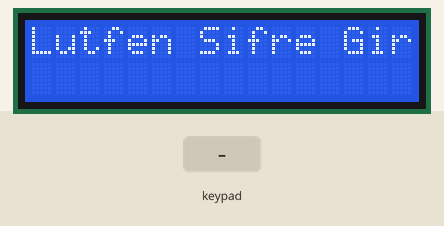
Bench run of a sketch on a simulated Arduino Uno, built with avr-gcc and run on an emulated ATmega328P. Shown: 16×2 character LCD. The inputs (shaded band) are chosen by the test bench.

Above: at 1.2 s.
1.3 s: keypad keys 5 4 3 2 # pressed 0.4 s apart
At 4.3 s:
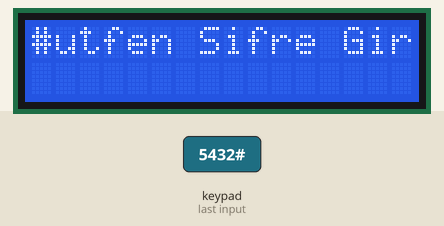
4.8 s: key 'A' pressed
At 5.8 s:
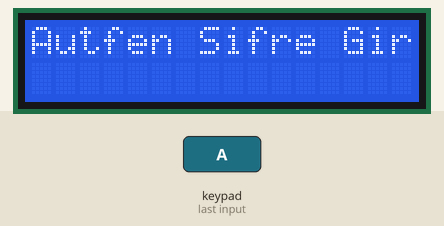
6.3 s: key 'B' pressed
At 7.0 s:
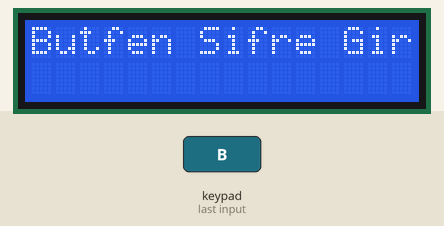
7.8 s: keypad keys 5 4 3 2 * pressed 0.4 s apart
At 10.6 s:
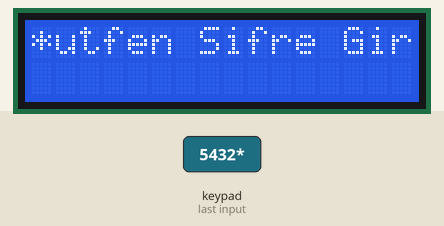
11.3 s: key 'C' pressed
At 11.8 s:
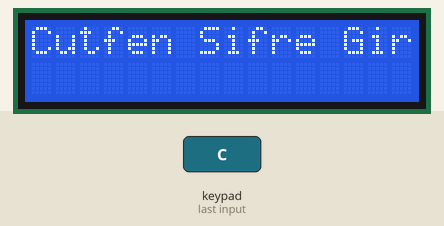
12.8 s: keypad keys 5 4 3 2 D pressed 0.4 s apart
At 13.0 s:
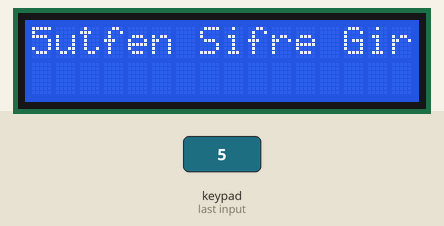
Timing chart, 0 to 15.8 s (numbered marks = the images above; inputs shaded):
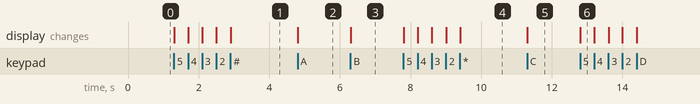

The sketch:

ISIS_TUS.ino
```cpp
#include <LiquidCrystal.h>
#include <Servo.h>
#include <Keypad.h>
Servo motor;
LiquidCrystal lcd(A0,A1,A2,A3,A4,A5);


const byte ROWS = 4; //four rows
const byte COLS = 4; //four columns
char keys[ROWS][COLS] = {
  {'7','8','9','A'},
  {'4','5','6','B'},
  {'1','2','3','C'},
  {'*','0','#','D'}
  };
byte rowPins[ROWS] = {5,4,3,2}; //connect to the row pinouts of the keypad
byte colPins[COLS] = {6, 7, 8, 9}; //connect to the column pinouts of the keypad

Keypad keypad = Keypad( makeKeymap(keys), rowPins, colPins, ROWS, COLS );
byte ledPin = 13;
int derece;
void setup(){
  Serial.begin(9600);
  lcd.begin(16,2);
  lcd.setCursor(0,0);
  lcd.print("Lutfen Sifre Girin:");
}

void loop(){
  char key = keypad.getKey();
  derece=Serial.read();
  if (key) {
    lcd.setCursor(0,0);
    lcd.write(key);
    delay(150);
  }
}
```

Measured:
- after the input at 1.3 s, the display: first changes at once (image 1 shows a later state)
- after the input at 4.8 s, the display: changes at once (image 2)
- after the input at 6.3 s, the display: changes at once (image 3)
- after the input at 7.8 s, the display: first changes at once (image 4 shows a later state)
- after the input at 11.3 s, the display: changes at once (image 5)
- after the input at 12.8 s, the display: changes at once (image 6)
